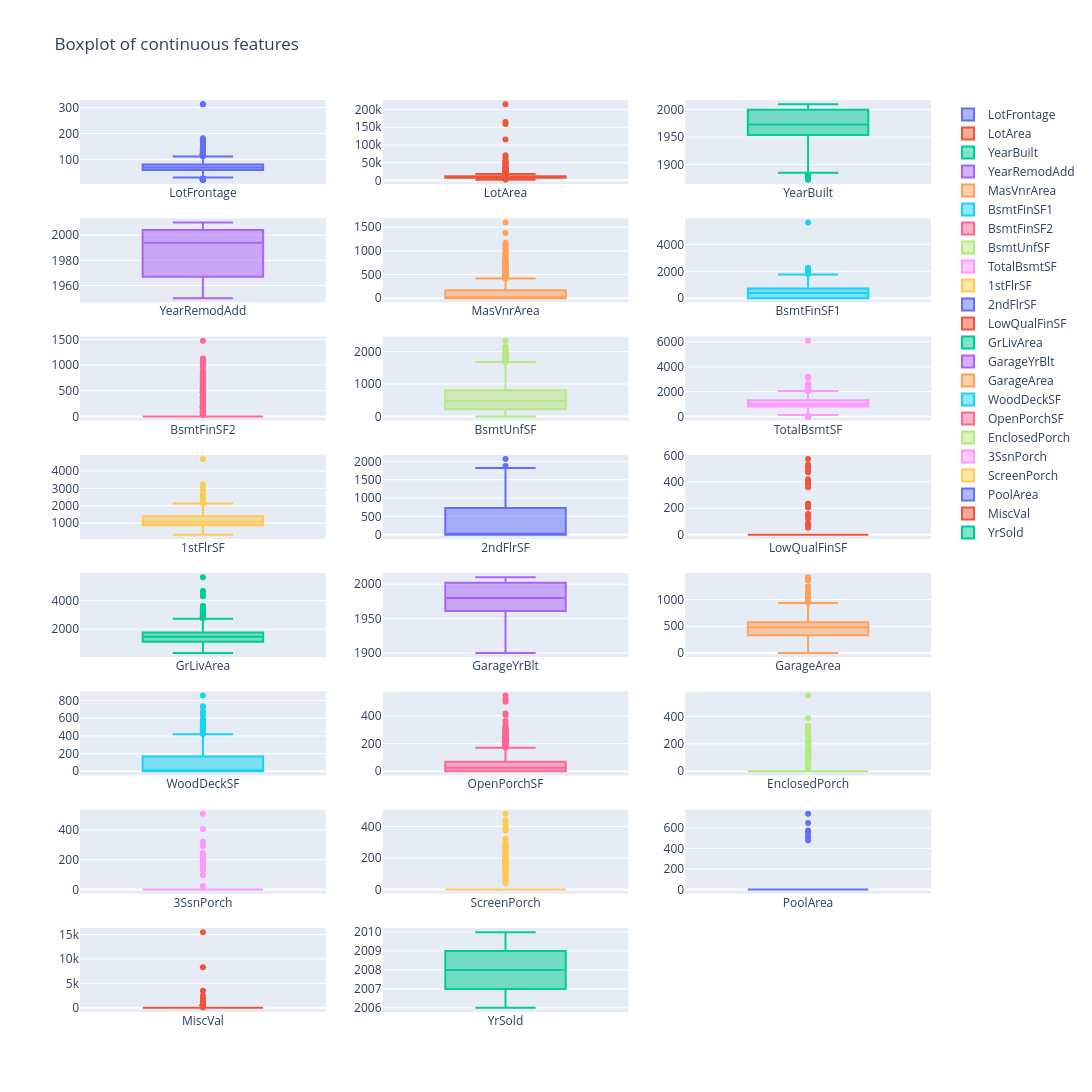

The notebook cell this image was saved under:
### Code cell
uni_box_plot(x_all, continuous_features, plot_num_cols=3)

### Figure 1 — Plotly figure (JSON) as saved in the notebook; plotly's stock layout.template omitted (floating-point values rounded to 4 significant figures; data arrays with more than 128 entries replaced by an {"elided": "..."} marker saying what was removed)
{"data": [{"name": "LotFrontage", "type": "box", "xaxis": "x", "y": {"elided": "1460 int values"}, "yaxis": "y"}, {"name": "LotArea", "type": "box", "xaxis": "x2", "y": {"elided": "1460 int values"}, "yaxis": "y2"}, {"name": "YearBuilt", "type": "box", "xaxis": "x3", "y": {"elided": "1460 int values"}, "yaxis": "y3"}, {"name": "YearRemodAdd", "type": "box", "xaxis": "x4", "y": {"elided": "1460 int values"}, "yaxis": "y4"}, {"name": "MasVnrArea", "type": "box", "xaxis": "x5", "y": {"elided": "1460 int values"}, "yaxis": "y5"}, {"name": "BsmtFinSF1", "type": "box", "xaxis": "x6", "y": {"elided": "1460 int values"}, "yaxis": "y6"}, {"name": "BsmtFinSF2", "type": "box", "xaxis": "x7", "y": {"elided": "1460 int values"}, "yaxis": "y7"}, {"name": "BsmtUnfSF", "type": "box", "xaxis": "x8", "y": {"elided": "1460 int values"}, "yaxis": "y8"}, {"name": "TotalBsmtSF", "type": "box", "xaxis": "x9", "y": {"elided": "1460 int values"}, "yaxis": "y9"}, {"name": "1stFlrSF", "type": "box", "xaxis": "x10", "y": {"elided": "1460 int values"}, "yaxis": "y10"}, {"name": "2ndFlrSF", "type": "box", "xaxis": "x11", "y": {"elided": "1460 int values"}, "yaxis": "y11"}, {"name": "LowQualFinSF", "type": "box", "xaxis": "x12", "y": {"elided": "1460 int values"}, "yaxis": "y12"}, {"name": "GrLivArea", "type": "box", "xaxis": "x13", "y": {"elided": "1460 int values"}, "yaxis": "y13"}, {"name": "GarageYrBlt", "type": "box", "xaxis": "x14", "y": {"elided": "1460 int values"}, "yaxis": "y14"}, {"name": "GarageArea", "type": "box", "xaxis": "x15", "y": {"elided": "1460 int values"}, "yaxis": "y15"}, {"name": "WoodDeckSF", "type": "box", "xaxis": "x16", "y": {"elided": "1460 int values"}, "yaxis": "y16"}, {"name": "OpenPorchSF", "type": "box", "xaxis": "x17", "y": {"elided": "1460 int values"}, "yaxis": "y17"}, {"name": "EnclosedPorch", "type": "box", "xaxis": "x18", "y": {"elided": "1460 int values"}, "yaxis": "y18"}, {"name": "3SsnPorch", "type": "box", "xaxis": "x19", "y": {"elided": "1460 int values"}, "yaxis": "y19"}, {"name": "ScreenPorch", "type": "box", "xaxis": "x20", "y": {"elided": "1460 int values"}, "yaxis": "y20"}, {"name": "PoolArea", "type": "box", "xaxis": "x21", "y": {"elided": "1460 int values"}, "yaxis": "y21"}, {"name": "MiscVal", "type": "box", "xaxis": "x22", "y": {"elided": "1460 int values"}, "yaxis": "y22"}, {"name": "YrSold", "type": "box", "xaxis": "x23", "y": {"elided": "1460 int values"}, "yaxis": "y23"}], "layout": {"height": 2400, "title": {"text": "Boxplot of continuous features"}, "width": 1200, "xaxis": {"anchor": "y", "domain": [0, 0.2889]}, "xaxis10": {"anchor": "y10", "domain": [0, 0.2889]}, "xaxis11": {"anchor": "y11", "domain": [0.3556, 0.6444]}, "xaxis12": {"anchor": "y12", "domain": [0.7111, 1]}, "xaxis13": {"anchor": "y13", "domain": [0, 0.2889]}, "xaxis14": {"anchor": "y14", "domain": [0.3556, 0.6444]}, "xaxis15": {"anchor": "y15", "domain": [0.7111, 1]}, "xaxis16": {"anchor": "y16", "domain": [0, 0.2889]}, "xaxis17": {"anchor": "y17", "domain": [0.3556, 0.6444]}, "xaxis18": {"anchor": "y18", "domain": [0.7111, 1]}, "xaxis19": {"anchor": "y19", "domain": [0, 0.2889]}, "xaxis2": {"anchor": "y2", "domain": [0.3556, 0.6444]}, "xaxis20": {"anchor": "y20", "domain": [0.3556, 0.6444]}, "xaxis21": {"anchor": "y21", "domain": [0.7111, 1]}, "xaxis22": {"anchor": "y22", "domain": [0, 0.2889]}, "xaxis23": {"anchor": "y23", "domain": [0.3556, 0.6444]}, "xaxis24": {"anchor": "y24", "domain": [0.7111, 1]}, "xaxis3": {"anchor": "y3", "domain": [0.7111, 1]}, "xaxis4": {"anchor": "y4", "domain": [0, 0.2889]}, "xaxis5": {"anchor": "y5", "domain": [0.3556, 0.6444]}, "xaxis6": {"anchor": "y6", "domain": [0.7111, 1]}, "xaxis7": {"anchor": "y7", "domain": [0, 0.2889]}, "xaxis8": {"anchor": "y8", "domain": [0.3556, 0.6444]}, "xaxis9": {"anchor": "y9", "domain": [0.7111, 1]}, "yaxis": {"anchor": "x", "domain": [0.9078, 1.0]}, "yaxis10": {"anchor": "x10", "domain": [0.5188, 0.6109]}, "yaxis11": {"anchor": "x11", "domain": [0.5188, 0.6109]}, "yaxis12": {"anchor": "x12", "domain": [0.5188, 0.6109]}, "yaxis13": {"anchor": "x13", "domain": [0.3891, 0.4813]}, "yaxis14": {"anchor": "x14", "domain": [0.3891, 0.4813]}, "yaxis15": {"anchor": "x15", "domain": [0.3891, 0.4813]}, "yaxis16": {"anchor": "x16", "domain": [0.2594, 0.3516]}, "yaxis17": {"anchor": "x17", "domain": [0.2594, 0.3516]}, "yaxis18": {"anchor": "x18", "domain": [0.2594, 0.3516]}, "yaxis19": {"anchor": "x19", "domain": [0.1297, 0.2219]}, "yaxis2": {"anchor": "x2", "domain": [0.9078, 1.0]}, "yaxis20": {"anchor": "x20", "domain": [0.1297, 0.2219]}, "yaxis21": {"anchor": "x21", "domain": [0.1297, 0.2219]}, "yaxis22": {"anchor": "x22", "domain": [0, 0.09219]}, "yaxis23": {"anchor": "x23", "domain": [0, 0.09219]}, "yaxis24": {"anchor": "x24", "domain": [0, 0.09219]}, "yaxis3": {"anchor": "x3", "domain": [0.9078, 1.0]}, "yaxis4": {"anchor": "x4", "domain": [0.7781, 0.8703]}, "yaxis5": {"anchor": "x5", "domain": [0.7781, 0.8703]}, "yaxis6": {"anchor": "x6", "domain": [0.7781, 0.8703]}, "yaxis7": {"anchor": "x7", "domain": [0.6484, 0.7406]}, "yaxis8": {"anchor": "x8", "domain": [0.6484, 0.7406]}, "yaxis9": {"anchor": "x9", "domain": [0.6484, 0.7406]}}}
